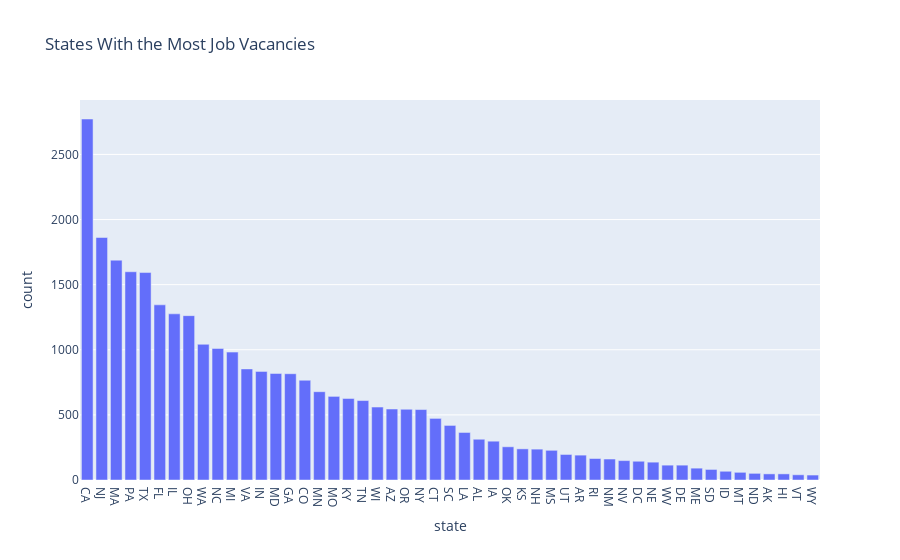

Notebook source saved alongside this figure:
### Code cell
df_state=df['state'].value_counts()
df_state1=pd.DataFrame(df_state)
df_state1.reset_index(inplace=True)
df_state1.columns=['state','count']
fig1=px.bar(df_state1,x='state',y='count',title='States With the Most Job Vacancies')
fig1.show()

### Figure 1 — Plotly figure (JSON) as saved in the notebook; plotly's stock layout.template omitted (floating-point values rounded to 4 significant figures)
{"data": [{"alignmentgroup": "True", "hovertemplate": "state=%{x}<br>count=%{y}<extra></extra>", "legendgroup": "", "marker": {"color": "#636efa", "pattern": {"shape": ""}}, "name": "", "offsetgroup": "", "orientation": "v", "showlegend": false, "textposition": "auto", "type": "bar", "x": ["CA", "NJ", "MA", "PA", "TX", "FL", "IL", "OH", "WA", "NC", "MI", "VA", "IN", "MD", "GA", "CO", "MN", "MO", "KY", "TN", "WI", "AZ", "OR", "NY", "CT", "SC", "LA", "AL", "IA", "OK", "KS", "NH", "MS", "UT", "AR", "RI", "NM", "NV", "DC", "NE", "WV", "DE", "ME", "SD", "ID", "MT", "ND", "AK", "HI", "VT", "WY"], "xaxis": "x", "y": [2772, 1862, 1688, 1599, 1593, 1345, 1276, 1262, 1042, 1010, 982, 853, 834, 818, 816, 766, 678, 642, 626, 610, 560, 545, 543, 541, 473, 419, 365, 313, 298, 255, 239, 237, 228, 196, 191, 165, 161, 149, 144, 137, 114, 114, 91, 81, 67, 59, 51, 47, 47, 40, 38], "yaxis": "y"}], "layout": {"barmode": "relative", "legend": {"tracegroupgap": 0}, "title": {"text": "States With the Most Job Vacancies"}, "xaxis": {"anchor": "y", "domain": [0, 1], "title": {"text": "state"}}, "yaxis": {"anchor": "x", "domain": [0, 1], "title": {"text": "count"}}}}
